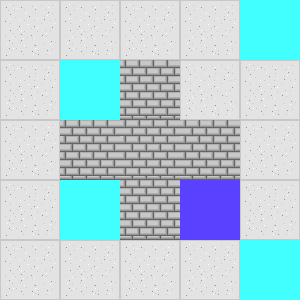

Below is a game level as drawn by its tile map, then a one-line description and the .tmx file that defines it, in full:
An orthogonal 5x5 tile map with 60x60 px tiles, 3 tile layers (Hidden Traps, Floor, Objects).

<map version="1.2" tiledversion="1.2.3" orientation="orthogonal" renderorder="right-down" width="5" height="5" tilewidth="60" tileheight="60" infinite="0" nextlayerid="4" nextobjectid="1">
 <tileset firstgid="1" source="../data/objects.tsx" />
 <layer id="3" name="Hidden Traps" width="5" height="5">
  <data encoding="csv">
0,0,0,0,0,
0,0,0,0,0,
0,0,0,0,0,
0,0,0,0,0,
0,0,0,0,0
</data>
 </layer>
 <layer id="1" name="Floor" width="5" height="5">
  <data encoding="csv">
2,2,2,2,2,
2,2,2,2,2,
2,2,2,2,2,
2,2,2,2,2,
2,2,2,2,2
</data>
 </layer>
 <layer id="2" name="Objects" width="5" height="5">
  <data encoding="csv">
0,0,0,0,4,
0,4,5,0,0,
0,5,5,5,0,
0,4,5,7,0,
0,0,0,0,4
</data>
 </layer>
</map>
